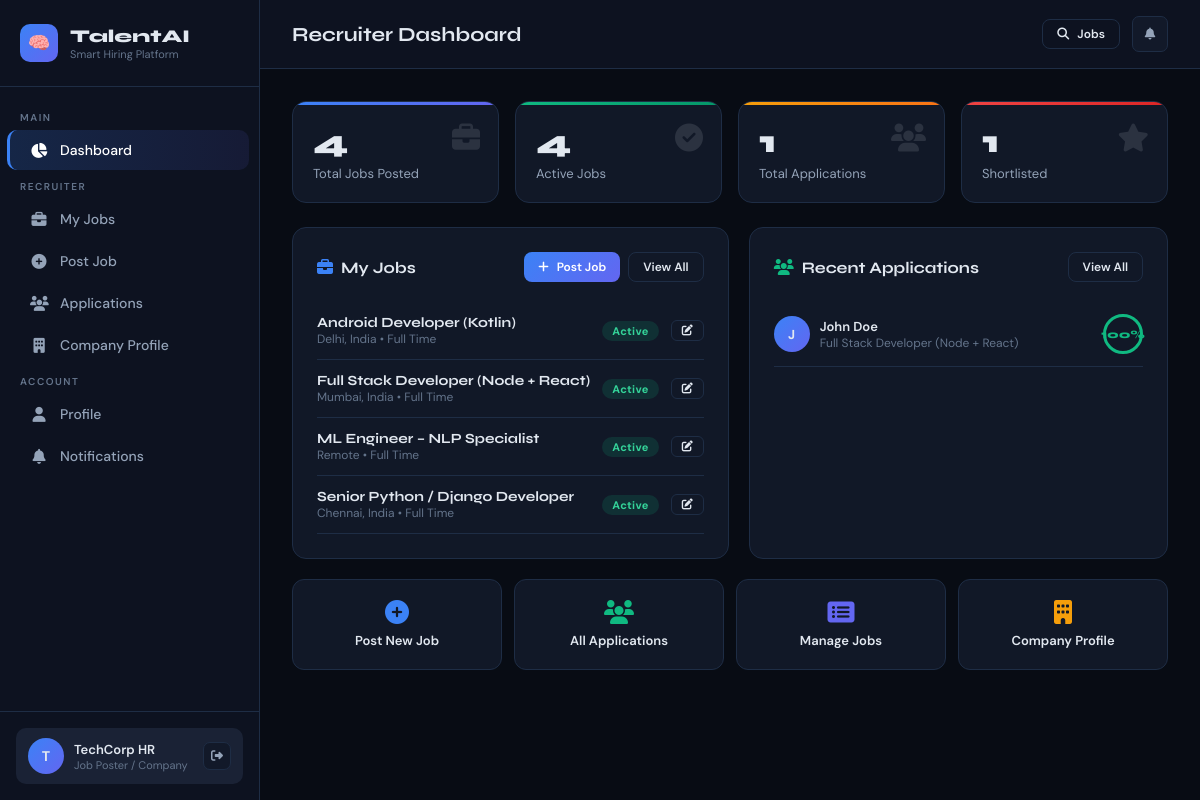
The app's page /dashboard/ (signed in) with its own data.
### core/models.py (models this page shows, shortened)
class JobPosting(models.Model):
    JOB_TYPE_CHOICES = [
        ('full_time', 'Full Time'),
        ('part_time', 'Part Time'),
        ('contract', 'Contract'),
        ('internship', 'Internship'),
        ('remote', 'Remote'),
        ('hybrid', 'Hybrid'),
    ]
    EXPERIENCE_CHOICES = [
        ('entry', 'Entry Level (0-1 yrs)'),
        ('junior', 'Junior (1-3 yrs)'),
        ('mid', 'Mid Level (3-5 yrs)'),
        ('senior', 'Senior (5-8 yrs)'),
        ('lead', 'Lead / Principal (8+ yrs)'),
    ]
    STATUS_CHOICES = [
        ('draft', 'Draft'),
        ('active', 'Active'),
        ('closed', 'Closed'),
        ('paused', 'Paused'),
    ]
    company = models.ForeignKey(User, on_delete=models.CASCADE, related_name='job_postings')
    title = models.CharField(max_length=200)
    description = models.TextField()
    requirements = models.TextField()
    responsibilities = models.TextField(blank=True)
    skills_required = models.ManyToManyField(Skill, related_name='jobs', blank=True)
    skills_text = models.TextField(blank=True, help_text='Comma-separated skills for NLP matching')
    job_type = models.CharField(max_length=20, choices=JOB_TYPE_CHOICES, default='full_time')
    experience_level = models.CharField(max_length=20, choices=EXPERIENCE_CHOICES, default='mid')
    location = models.CharField(max_length=200)
    salary_min = models.DecimalField(max_digits=12, decimal_places=2, blank=True, null=True)
    salary_max = models.DecimalField(max_digits=12, decimal_places=2, blank=True, null=True)
    status = models.CharField(max_length=20, choices=STATUS_CHOICES, default='active')
    deadline = models.DateField(blank=True, null=True)
    created_at = models.DateTimeField(auto_now_add=True)
    updated_at = models.DateTimeField(auto_now=True)
    views_count = models.IntegerField(default=0)
    class Meta:
        ordering = ['-created_at']

class JobApplication(models.Model):
    STATUS_CHOICES = [
        ('applied', 'Applied'),
        ('screening', 'AI Screening'),
        ('shortlisted', 'Shortlisted'),
        ('interview', 'Interview'),
        ('offered', 'Offered'),
        ('rejected', 'Rejected'),
        ('withdrawn', 'Withdrawn'),
    ]
    applicant = models.ForeignKey(User, on_delete=models.CASCADE, related_name='applications')
    job = models.ForeignKey(JobPosting, on_delete=models.CASCADE, related_name='applications')
    resume = models.ForeignKey(Resume, on_delete=models.SET_NULL, null=True, related_name='applications')
    cover_letter = models.TextField(blank=True)
    status = models.CharField(max_length=20, choices=STATUS_CHOICES, default='applied')
    ai_score = models.FloatField(default=0)  # 0-100 match score
    ai_feedback = models.TextField(blank=True)
    skill_match_details = models.JSONField(default=dict, blank=True)
    applied_at = models.DateTimeField(auto_now_add=True)
    updated_at = models.DateTimeField(auto_now=True)
    screened_at = models.DateTimeField(blank=True, null=True)
    notes = models.TextField(blank=True)
    class Meta:
        unique_together = ('applicant', 'job')
        ordering = ['-applied_at']

### core/views.py (the view, shortened to what this page needs)
# urls.py: path('dashboard/', views.dashboard, name='dashboard'),
@login_required
def dashboard(request):
    role = get_user_role(request.user)
    ctx = {'role': role}
    if role == 'admin':
        ctx.update({
            'total_users': UserProfile.objects.filter(role='user').count(),
            'total_companies': CompanyProfile.objects.count(),
            'total_jobs': JobPosting.objects.count(),
            'total_apps': JobApplication.objects.count(),
            'recent_users': User.objects.filter(profile__role='user').order_by('-date_joined')[:5],
            'recent_jobs': JobPosting.objects.order_by('-created_at')[:5],
            'recent_apps': JobApplication.objects.order_by('-applied_at')[:8],
            'pending_companies': CompanyProfile.objects.filter(is_verified=False).count(),
        })
        return render(request, 'core/admin/dashboard.html', ctx)
    elif role == 'company':
        company_jobs = JobPosting.objects.filter(company=request.user)
        ctx.update({
            'total_jobs': company_jobs.count(),
            'active_jobs': company_jobs.filter(status='active').count(),
            'total_applications': JobApplication.objects.filter(job__company=request.user).count(),
            'shortlisted': JobApplication.objects.filter(job__company=request.user, status='shortlisted').count(),
            'recent_jobs': company_jobs.order_by('-created_at')[:5],
            'recent_applications': JobApplication.objects.filter(
                job__company=request.user
            ).select_related('applicant', 'job').order_by('-applied_at')[:10],
        })
        return render(request, 'core/company/dashboard.html', ctx)

### core/context_processors.py (called while the page is built)
def notifications_count(request):
    if request.user.is_authenticated:
        count = request.user.notifications.filter(is_read=False).count()
        if request.user.is_superuser:
            role = 'admin'
            role_display = 'Admin'
        else:
            try:
                profile = request.user.profile
                role = profile.role
                role_display = profile.get_role_display()
            except Exception:
                role = 'user'
                role_display = 'Job Seeker'
        return {
            'unread_notifications_count': count,
            'user_role': role,
            'user_role_display': role_display,
        }
    return {
        'unread_notifications_count': 0,
        'user_role': '',
        'user_role_display': '',
    }

### core/views.py (called while the page is built)
def get_user_role(user):
    if user.is_superuser:
        return 'admin'
    profile = getattr(user, 'profile', None)
    return profile.role if profile else 'user'

### core/templates/core/company/dashboard.html
{% extends "core/base.html" %}
{% block page_title %}Recruiter Dashboard{% endblock %}
{% block content %}
<div class="stats-grid">
  <div class="stat-card blue">
    <div class="stat-value">{{ total_jobs }}</div>
    <div class="stat-label">Total Jobs Posted</div>
    <div class="stat-icon"><i class="fas fa-briefcase"></i></div>
  </div>
  <div class="stat-card green">
    <div class="stat-value">{{ active_jobs }}</div>
    <div class="stat-label">Active Jobs</div>
    <div class="stat-icon"><i class="fas fa-check-circle"></i></div>
  </div>
  <div class="stat-card orange">
    <div class="stat-value">{{ total_applications }}</div>
    <div class="stat-label">Total Applications</div>
    <div class="stat-icon"><i class="fas fa-users"></i></div>
  </div>
  <div class="stat-card red">
    <div class="stat-value">{{ shortlisted }}</div>
    <div class="stat-label">Shortlisted</div>
    <div class="stat-icon"><i class="fas fa-star"></i></div>
  </div>
</div>
<div style="display:grid;grid-template-columns:1fr 1fr;gap:20px;margin-top:4px;">
  <div class="card">
    <div class="card-header">
      <div class="card-title"><i class="fas fa-briefcase" style="color:#3b82f6;margin-right:8px;"></i>My Jobs</div>
      <div style="display:flex;gap:8px;">
        <a href="{% url 'create_job' %}" class="btn btn-primary btn-sm"><i class="fas fa-plus"></i> Post Job</a>
        <a href="{% url 'company_jobs' %}" class="btn btn-outline btn-sm">View All</a>
      </div>
    </div>
    {% if recent_jobs %}
    {% for job in recent_jobs %}
    <div style="padding:12px 0;border-bottom:1px solid var(--border);display:flex;align-items:center;gap:12px;">
      <div style="flex:1;min-width:0;">
        <div style="font-family:'Syne',sans-serif;font-weight:700;font-size:14px;white-space:nowrap;overflow:hidden;text-overflow:ellipsis;">{{ job.title }}</div>
        <div style="font-size:12px;color:var(--text3);">{{ job.location }} &bull; {{ job.get_job_type_display }}</div>
      </div>
      <span class="badge {% if job.status == 'active' %}badge-green{% elif job.status == 'closed' %}badge-red{% else %}badge-gray{% endif %}">{{ job.get_status_display }}</span>
      <a href="{% url 'edit_job' job.pk %}" class="btn btn-outline btn-xs"><i class="fas fa-edit"></i></a>
    </div>
    {% endfor %}
    {% else %}
    <div class="empty-state" style="padding:30px 0;">
      <i class="fas fa-briefcase"></i>
      <p>No jobs posted yet.</p>
      <a href="{% url 'create_job' %}" class="btn btn-primary btn-sm mt-3">Post Your First Job</a>
    </div>
    {% endif %}
  </div>
  <div class="card">
    <div class="card-header">
      <div class="card-title"><i class="fas fa-users" style="color:#10b981;margin-right:8px;"></i>Recent Applications</div>
      <a href="{% url 'company_applications' %}" class="btn btn-outline btn-sm">View All</a>
    </div>
    {% if recent_applications %}
    {% for app in recent_applications %}
    <a href="{% url 'application_detail' app.pk %}" style="display:block;padding:12px 0;border-bottom:1px solid var(--border);">
      <div style="display:flex;align-items:center;gap:10px;">
        <div style="width:36px;height:36px;background:linear-gradient(135deg,#3b82f6,#6366f1);border-radius:50%;display:flex;align-items:center;justify-content:center;font-weight:700;font-size:13px;flex-shrink:0;">
          {{ app.applicant.first_name|first|upper|default:app.applicant.username|first|upper }}
        </div>
        <div style="flex:1;min-width:0;">
          <div style="font-weight:600;font-size:13px;">{{ app.applicant.get_full_name|default:app.applicant.username }}</div>
          <div style="font-size:12px;color:var(--text3);white-space:nowrap;overflow:hidden;text-overflow:ellipsis;">{{ app.job.title }}</div>
        </div>
        <div style="text-align:right;">
          <div class="score-ring score-{% if app.ai_score >= 75 %}excellent{% elif app.ai_score >= 50 %}good{% elif app.ai_score >= 25 %}fair{% else %}poor{% endif %}" style="width:40px;height:40px;font-size:11px;">
            {{ app.ai_score|floatformat:0 }}%
          </div>
        </div>
      </div>
    </a>
    {% endfor %}
    {% else %}
    <div class="empty-state" style="padding:30px 0;">
      <i class="fas fa-inbox"></i>
      <p>No applications received yet.</p>
    </div>
    {% endif %}
  </div>
</div>
<div style="display:grid;grid-template-columns:repeat(4,1fr);gap:12px;margin-top:20px;">
  <a href="{% url 'create_job' %}" style="display:block;">
    <div style="background:var(--card);border:1px solid var(--border);border-radius:12px;padding:20px;text-align:center;transition:all 0.2s;" onmouseover="this.style.borderColor='#3b82f6'" onmouseout="this.style.borderColor='var(--border)'">
      <i class="fas fa-plus-circle" style="font-size:24px;color:#3b82f6;margin-bottom:8px;display:block;"></i>
      <div style="font-size:13px;font-weight:600;">Post New Job</div>
    </div>
  </a>
  <a href="{% url 'company_applications' %}" style="display:block;">
    <div style="background:var(--card);border:1px solid var(--border);border-radius:12px;padding:20px;text-align:center;transition:all 0.2s;" onmouseover="this.style.borderColor='#10b981'" onmouseout="this.style.borderColor='var(--border)'">
      <i class="fas fa-users" style="font-size:24px;color:#10b981;margin-bottom:8px;display:block;"></i>
      <div style="font-size:13px;font-weight:600;">All Applications</div>
    </div>
  </a>
  <a href="{% url 'company_jobs' %}" style="display:block;">
    <div style="background:var(--card);border:1px solid var(--border);border-radius:12px;padding:20px;text-align:center;transition:all 0.2s;" onmouseover="this.style.borderColor='#6366f1'" onmouseout="this.style.borderColor='var(--border)'">
      <i class="fas fa-list-alt" style="font-size:24px;color:#6366f1;margin-bottom:8px;display:block;"></i>
      <div style="font-size:13px;font-weight:600;">Manage Jobs</div>
    </div>
  </a>
  <a href="{% url 'company_profile' %}" style="display:block;">
    <div style="background:var(--card);border:1px solid var(--border);border-radius:12px;padding:20px;text-align:center;transition:all 0.2s;" onmouseover="this.style.borderColor='#f59e0b'" onmouseout="this.style.borderColor='var(--border)'">
      <i class="fas fa-building" style="font-size:24px;color:#f59e0b;margin-bottom:8px;display:block;"></i>
      <div style="font-size:13px;font-weight:600;">Company Profile</div>
    </div>
  </a>
</div>
{% endblock %}

### core/templates/core/base.html (shortened to what this page needs)
<!DOCTYPE html>
<html lang="en">
<head>
  <link rel="stylesheet" href="https://cdnjs.cloudflare.com/ajax/libs/font-awesome/6.5.0/css/all.min.css">
</head>
<body>
{% if user.is_authenticated %}
<div class="app-layout">
  <aside class="sidebar" id="sidebar">
    <div class="sidebar-logo">
      <div class="logo-icon">🧠</div>
      <div>
        <div class="logo-text">TalentAI</div>
        <div class="logo-sub">Smart Hiring Platform</div>
      </div>
    </div>
    <nav class="sidebar-nav">
      <div class="nav-section-label">Main</div>
      <a href="{% url 'dashboard' %}" class="nav-link {% if request.resolver_match.url_name == 'dashboard' %}active{% endif %}">
        <i class="fas fa-chart-pie"></i> Dashboard
      </a>
      {% if user_role == 'company' %}
      <div class="nav-section-label">Recruiter</div>
      <a href="{% url 'company_jobs' %}" class="nav-link {% if request.resolver_match.url_name == 'company_jobs' %}active{% endif %}">
        <i class="fas fa-briefcase"></i> My Jobs
      </a>
      <a href="{% url 'create_job' %}" class="nav-link {% if request.resolver_match.url_name == 'create_job' %}active{% endif %}">
        <i class="fas fa-plus-circle"></i> Post Job
      </a>
      <a href="{% url 'company_applications' %}" class="nav-link {% if request.resolver_match.url_name == 'company_applications' %}active{% endif %}">
        <i class="fas fa-users"></i> Applications
      </a>
      <a href="{% url 'company_profile' %}" class="nav-link {% if request.resolver_match.url_name == 'company_profile' %}active{% endif %}">
        <i class="fas fa-building"></i> Company Profile
      </a>
      {% endif %}
      <div class="nav-section-label">Account</div>
      <a href="{% url 'profile' %}" class="nav-link {% if request.resolver_match.url_name == 'profile' %}active{% endif %}">
        <i class="fas fa-user"></i> Profile
      </a>
      <a href="{% url 'notifications' %}" class="nav-link {% if request.resolver_match.url_name == 'notifications' %}active{% endif %}">
        <i class="fas fa-bell"></i> Notifications
      </a>
    </nav>
    <div class="sidebar-user">
      <div class="user-card">
        <div class="user-avatar">{{ request.user.first_name|first|upper|default:request.user.username|first|upper }}</div>
        <div>
          <div class="user-name">{{ request.user.get_full_name|default:request.user.username }}</div>
          <div class="user-role">{{ user_role_display|default:"Admin" }}</div>
        </div>
        <div class="user-actions">
          <a href="{% url 'logout' %}" class="icon-btn" title="Logout"><i class="fas fa-sign-out-alt"></i></a>
        </div>
      </div>
    </div>
  </aside>
  <main class="main-content">
    <div class="topbar">
      <div class="d-flex gap-3">
        <span class="topbar-title">{% block page_title %}Dashboard{% endblock %}</span>
      </div>
      <div class="topbar-right">
        <a href="{% url 'job_list' %}" class="btn btn-outline btn-sm"><i class="fas fa-search"></i> Jobs</a>
        <a href="{% url 'notifications' %}" class="icon-btn" style="width:36px;height:36px;">
          <i class="fas fa-bell"></i>
        </a>
      </div>
    </div>
    <div class="page-body">
      {% block content %}{% endblock %}
    </div>
  </main>
</div>
{% else %}
  {% block public_content %}{% endblock %}
{% endif %}
</body>
</html>

### records on screen
JobPosting: title "Android Developer (Kotlin)", location "Delhi, India", job_type "Full Time", status "Active"
JobPosting: title "Full Stack Developer (Node + React)", location "Mumbai, India", job_type "Full Time", status "Active"
JobPosting: title "ML Engineer – NLP Specialist", location "Remote", job_type "Full Time", status "Active"
JobPosting: title "Senior Python / Django Developer", location "Chennai, India", job_type "Full Time", status "Active"
JobApplication: applicant.first_name|first "J", applicant.get_full_name "John Doe", job "Full Stack Developer (Node + React)", ai_score "100"

### other values on screen
{{ request.user.get_full_name|default:request.user.username }} "TechCorp HR"
{{ user_role_display|default:"Admin" }} "Job Poster / Company"
{{ total_jobs }} "4"
{{ active_jobs }} "4"
{{ total_applications }} "1"
{{ shortlisted }} "1"
